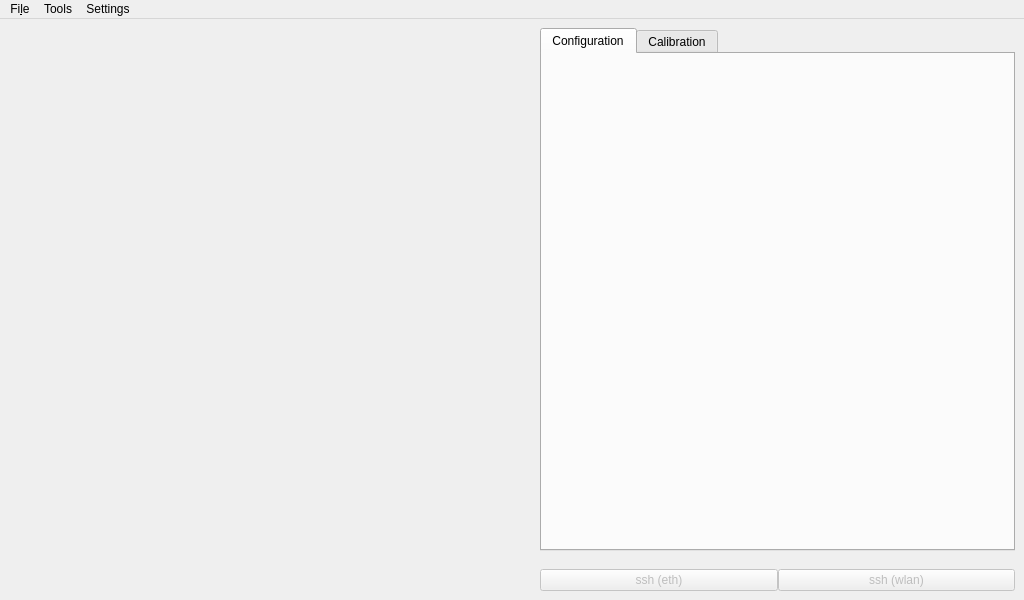
<?xml version="1.0" encoding="UTF-8"?>
<ui version="4.0">
 <class>MainWindow</class>
 <widget class="QMainWindow" name="MainWindow">
  <property name="geometry">
   <rect>
    <x>0</x>
    <y>0</y>
    <width>1024</width>
    <height>600</height>
   </rect>
  </property>
  <property name="sizePolicy">
   <sizepolicy hsizetype="Minimum" vsizetype="Minimum">
    <horstretch>0</horstretch>
    <verstretch>0</verstretch>
   </sizepolicy>
  </property>
  <property name="minimumSize">
   <size>
    <width>0</width>
    <height>0</height>
   </size>
  </property>
  <property name="windowTitle">
   <string>BembelDbug</string>
  </property>
  <widget class="QWidget" name="centralwidget">
   <layout class="QHBoxLayout" name="horizontalLayout_2">
    <item>
     <layout class="QVBoxLayout" name="verticalLayout_2">
      <item>
       <widget class="QWidget" name="naolist" native="true">
        <property name="sizePolicy">
         <sizepolicy hsizetype="Minimum" vsizetype="Preferred">
          <horstretch>0</horstretch>
          <verstretch>0</verstretch>
         </sizepolicy>
        </property>
        <property name="minimumSize">
         <size>
          <width>525</width>
          <height>0</height>
         </size>
        </property>
        <property name="maximumSize">
         <size>
          <width>525</width>
          <height>16777215</height>
         </size>
        </property>
        <property name="focusPolicy">
         <enum>Qt::NoFocus</enum>
        </property>
        <layout class="QVBoxLayout" name="verticalLayout">
         <property name="sizeConstraint">
          <enum>QLayout::SetDefaultConstraint</enum>
         </property>
         <property name="leftMargin">
          <number>0</number>
         </property>
        </layout>
       </widget>
      </item>
     </layout>
    </item>
    <item>
     <layout class="QVBoxLayout" name="nao_edit_container">
      <property name="spacing">
       <number>0</number>
      </property>
      <item>
       <widget class="QTabWidget" name="nao_edit_tabs">
        <property name="enabled">
         <bool>true</bool>
        </property>
        <property name="sizePolicy">
         <sizepolicy hsizetype="MinimumExpanding" vsizetype="MinimumExpanding">
          <horstretch>0</horstretch>
          <verstretch>0</verstretch>
         </sizepolicy>
        </property>
        <property name="minimumSize">
         <size>
          <width>200</width>
          <height>0</height>
         </size>
        </property>
        <property name="focusPolicy">
         <enum>Qt::WheelFocus</enum>
        </property>
        <property name="currentIndex">
         <number>0</number>
        </property>
        <property name="elideMode">
         <enum>Qt::ElideNone</enum>
        </property>
        <property name="usesScrollButtons">
         <bool>false</bool>
        </property>
        <property name="documentMode">
         <bool>false</bool>
        </property>
        <property name="tabsClosable">
         <bool>false</bool>
        </property>
        <property name="movable">
         <bool>false</bool>
        </property>
        <property name="tabBarAutoHide">
         <bool>false</bool>
        </property>
        <widget class="QWidget" name="tab_config">
         <property name="focusPolicy">
          <enum>Qt::NoFocus</enum>
         </property>
         <attribute name="title">
          <string>Configuration</string>
         </attribute>
         <layout class="QVBoxLayout" name="verticalLayout_3"/>
        </widget>
        <widget class="QWidget" name="tab_calibration">
         <property name="focusPolicy">
          <enum>Qt::NoFocus</enum>
         </property>
         <attribute name="title">
          <string>Calibration</string>
         </attribute>
         <layout class="QVBoxLayout" name="verticalLayout_5"/>
        </widget>
       </widget>
      </item>
      <item>
       <widget class="QWidget" name="sync_widget_container" native="true">
        <layout class="QVBoxLayout" name="verticalLayout_4"/>
       </widget>
      </item>
      <item>
       <layout class="QHBoxLayout" name="horizontalLayout">
        <item>
         <layout class="QHBoxLayout" name="horizontalLayout_4">
          <item>
           <widget class="QPushButton" name="nao_ssh_eth">
            <property name="enabled">
             <bool>false</bool>
            </property>
            <property name="minimumSize">
             <size>
              <width>120</width>
              <height>0</height>
             </size>
            </property>
            <property name="focusPolicy">
             <enum>Qt::ClickFocus</enum>
            </property>
            <property name="text">
             <string>ssh (eth)</string>
            </property>
           </widget>
          </item>
          <item>
           <widget class="QPushButton" name="nao_ssh_wlan">
            <property name="enabled">
             <bool>false</bool>
            </property>
            <property name="minimumSize">
             <size>
              <width>120</width>
              <height>0</height>
             </size>
            </property>
            <property name="focusPolicy">
             <enum>Qt::ClickFocus</enum>
            </property>
            <property name="text">
             <string>ssh (wlan)</string>
            </property>
           </widget>
          </item>
         </layout>
        </item>
       </layout>
      </item>
     </layout>
    </item>
   </layout>
  </widget>
  <widget class="QMenuBar" name="menubar">
   <property name="geometry">
    <rect>
     <x>0</x>
     <y>0</y>
     <width>1024</width>
     <height>30</height>
    </rect>
   </property>
   <property name="defaultUp">
    <bool>false</bool>
   </property>
   <property name="nativeMenuBar">
    <bool>true</bool>
   </property>
   <widget class="QMenu" name="menuFile">
    <property name="title">
     <string>Fi&amp;le</string>
    </property>
    <addaction name="separator"/>
    <addaction name="actionClose"/>
   </widget>
   <widget class="QMenu" name="menuTools">
    <property name="title">
     <string>Tools</string>
    </property>
    <addaction name="actionssh_all_eth0"/>
    <addaction name="actionssh_all_wlan0"/>
    <addaction name="actionadd_nao"/>
    <addaction name="actionclear_added_naos"/>
   </widget>
   <widget class="QMenu" name="menuSettings">
    <property name="title">
     <string>Settings</string>
    </property>
    <addaction name="action_remember_tools"/>
    <addaction name="action_remember_geometry"/>
    <addaction name="action_mdi_mode"/>
    <addaction name="action_clear_autostart"/>
   </widget>
   <addaction name="menuFile"/>
   <addaction name="menuTools"/>
   <addaction name="menuSettings"/>
  </widget>
  <action name="actionTest1">
   <property name="text">
    <string>Test1</string>
   </property>
  </action>
  <action name="actionClose">
   <property name="text">
    <string>&amp;Close</string>
   </property>
  </action>
  <action name="actionFindNao">
   <property name="text">
    <string>&amp;About</string>
   </property>
  </action>
  <action name="actionPlayer_Positions">
   <property name="text">
    <string>&amp;Player Positions</string>
   </property>
  </action>
  <action name="actionssh_all_eth0">
   <property name="text">
    <string>ssh all (eth0)</string>
   </property>
  </action>
  <action name="actionssh_all_wlan0">
   <property name="text">
    <string>ssh all (wlan0)</string>
   </property>
  </action>
  <action name="action_remember_tools">
   <property name="checkable">
    <bool>true</bool>
   </property>
   <property name="checked">
    <bool>true</bool>
   </property>
   <property name="text">
    <string>Remember open tools</string>
   </property>
  </action>
  <action name="action_remember_geometry">
   <property name="checkable">
    <bool>true</bool>
   </property>
   <property name="checked">
    <bool>true</bool>
   </property>
   <property name="text">
    <string>Remember window geometry</string>
   </property>
  </action>
  <action name="action_clear_autostart">
   <property name="text">
    <string>Clear autostart tools</string>
   </property>
  </action>
  <action name="action_mdi_mode">
   <property name="checkable">
    <bool>true</bool>
   </property>
   <property name="text">
    <string>Force single window mode</string>
   </property>
   <property name="toolTip">
    <string>Always start in single window mode</string>
   </property>
  </action>
  <action name="actionAdd_Nao">
   <property name="text">
    <string>Add Nao</string>
   </property>
  </action>
  <action name="actionadd_nao">
   <property name="text">
    <string>add nao</string>
   </property>
  </action>
  <action name="actionclear_added_naos">
   <property name="text">
    <string>clear added naos</string>
   </property>
  </action>
 </widget>
 <resources/>
 <connections/>
</ui>
